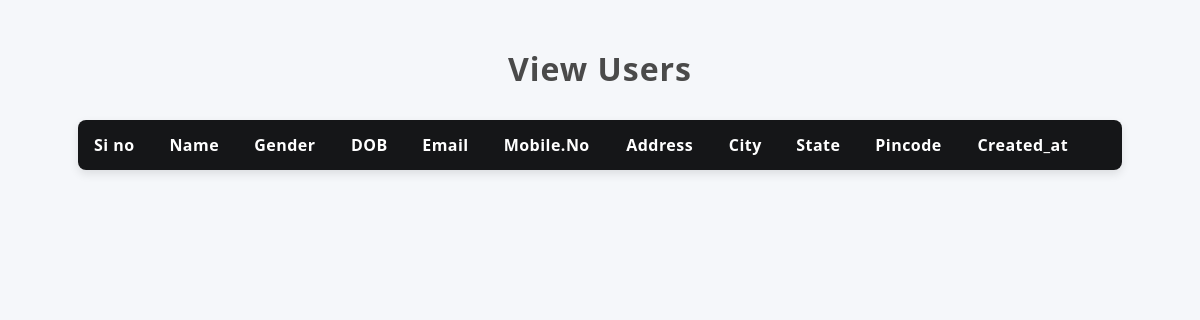
Before: /ViewUser with the older database file.
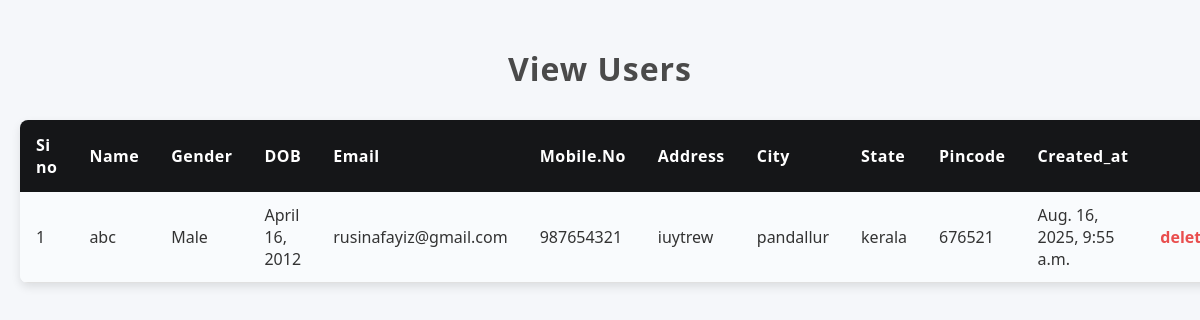
After: the same page with the newer database file.
### healthapp/models.py (models this page shows)
class UserTable(models.Model):
    UserName = models.CharField(max_length=30,blank=True, null=True)
    Gender = models.CharField(max_length=10, blank=True, null=True)
    DOB = models.DateField(blank=True,null=True)
    E_mail = models.CharField(max_length=30, blank=True, null=True)
    Phone = models.BigIntegerField(blank=True,null=True)
    Address = models.CharField(max_length=100,blank=True,null=True)
    City = models.CharField(max_length=30,blank=True,null=True)
    State = models.CharField(max_length=30,blank=True,null=True)
    Pincode = models.IntegerField(blank=True,null=True)
    LOGIN =models.ForeignKey(LoginTable,on_delete=models.CASCADE,null=True,blank=True)
    Created_at = models.DateTimeField(auto_now_add=True,blank=True,null=True)

### healthapp/views.py (the view)
# urls.py: path("ViewUser", ViewUser.as_view(), name="ViewUser"),
class ViewUser(View):
    def get(self,request):
        obj = UserTable.objects.all()
        return render(request, "Administration/ViewUser.html", {'val': obj})

### templates/Administration/ViewUser.html (shortened to what this page needs)
<!DOCTYPE html>
<html lang="en">
<head>
</head>
<body>
  <h2>View Users</h2>
  <table>
    <thead>
      <tr>
        <th>Si no</th>
        <th>Name</th>
        <th>Gender</th>
        <th>DOB</th>
        <th>Email</th>
        <th>Mobile.No</th>
        <th>Address</th>
        <th>City</th>
        <th>State</th>
        <th>Pincode</th>
        <th>Created_at</th>
        <th></th>
      </tr>
    </thead>
    <tbody>
      {% for i in val %}
      <tr>
        <td>{{ forloop.counter }}</td>
        <td>{{ i.UserName }}</td>
        <td>{{ i.Gender }}</td>
        <td>{{ i.DOB }}</td>
        <td>{{ i.E_mail }}</td>
        <td>{{ i.Phone }}</td>
        <td>{{ i.Address }}</td>
        <td>{{ i.City }}</td>
        <td>{{ i.State }}</td>
        <td>{{ i.Pincode }}</td>
        <td>{{ i.Created_at }}</td>
        <td><a href="DeleteUser/{{ i.LOGIN.id }}">delete</a></td>
      </tr>
      {% endfor %}
    </tbody>
  </table>
</body>
</html>

Changed rows visible on the page:
added UserTable: UserName "abc", Gender "Male", DOB "April 16, 2012", E_mail "rusinafayiz@gmail.com", Phone "987654321", Address "iuytrew", City "pandallur", State "kerala", Pincode "676521", Created_at "Aug. 16, 2025, 9:55 a.m."
